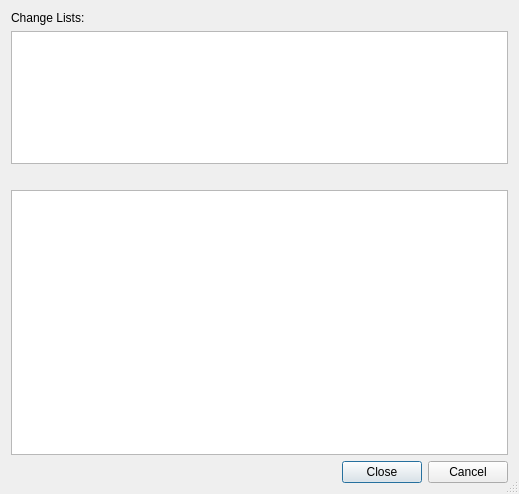
<?xml version="1.0" encoding="UTF-8"?>
<ui version="4.0">
 <class>SvnChangeListsDialog</class>
 <widget class="QDialog" name="SvnChangeListsDialog">
  <property name="geometry">
   <rect>
    <x>0</x>
    <y>0</y>
    <width>519</width>
    <height>494</height>
   </rect>
  </property>
  <property name="windowTitle">
   <string>Subversion Change Lists</string>
  </property>
  <property name="sizeGripEnabled">
   <bool>true</bool>
  </property>
  <layout class="QVBoxLayout" name="verticalLayout">
   <item>
    <widget class="QLabel" name="label">
     <property name="text">
      <string>Change Lists:</string>
     </property>
    </widget>
   </item>
   <item>
    <widget class="QListWidget" name="changeLists">
     <property name="sizePolicy">
      <sizepolicy hsizetype="Expanding" vsizetype="Expanding">
       <horstretch>0</horstretch>
       <verstretch>1</verstretch>
      </sizepolicy>
     </property>
     <property name="whatsThis">
      <string>&lt;b&gt;Change Lists&lt;/b&gt;
&lt;p&gt;Select a change list here to see the associated files in the list below.&lt;/p&gt;</string>
     </property>
     <property name="alternatingRowColors">
      <bool>true</bool>
     </property>
    </widget>
   </item>
   <item>
    <widget class="QLabel" name="filesLabel">
     <property name="text">
      <string/>
     </property>
     <property name="wordWrap">
      <bool>true</bool>
     </property>
    </widget>
   </item>
   <item>
    <widget class="QListWidget" name="filesList">
     <property name="sizePolicy">
      <sizepolicy hsizetype="Expanding" vsizetype="Expanding">
       <horstretch>0</horstretch>
       <verstretch>2</verstretch>
      </sizepolicy>
     </property>
     <property name="whatsThis">
      <string>&lt;b&gt;Files&lt;/b&gt;
&lt;p&gt;This shows a list of files associated with the change list selected above.&lt;/p&gt;</string>
     </property>
     <property name="alternatingRowColors">
      <bool>true</bool>
     </property>
    </widget>
   </item>
   <item>
    <widget class="QDialogButtonBox" name="buttonBox">
     <property name="orientation">
      <enum>Qt::Horizontal</enum>
     </property>
     <property name="standardButtons">
      <set>QDialogButtonBox::Cancel|QDialogButtonBox::Close</set>
     </property>
    </widget>
   </item>
  </layout>
 </widget>
 <tabstops>
  <tabstop>changeLists</tabstop>
  <tabstop>filesList</tabstop>
  <tabstop>buttonBox</tabstop>
 </tabstops>
 <resources/>
 <connections>
  <connection>
   <sender>buttonBox</sender>
   <signal>accepted()</signal>
   <receiver>SvnChangeListsDialog</receiver>
   <slot>accept()</slot>
   <hints>
    <hint type="sourcelabel">
     <x>248</x>
     <y>254</y>
    </hint>
    <hint type="destinationlabel">
     <x>157</x>
     <y>274</y>
    </hint>
   </hints>
  </connection>
  <connection>
   <sender>buttonBox</sender>
   <signal>rejected()</signal>
   <receiver>SvnChangeListsDialog</receiver>
   <slot>reject()</slot>
   <hints>
    <hint type="sourcelabel">
     <x>316</x>
     <y>260</y>
    </hint>
    <hint type="destinationlabel">
     <x>286</x>
     <y>274</y>
    </hint>
   </hints>
  </connection>
 </connections>
</ui>
